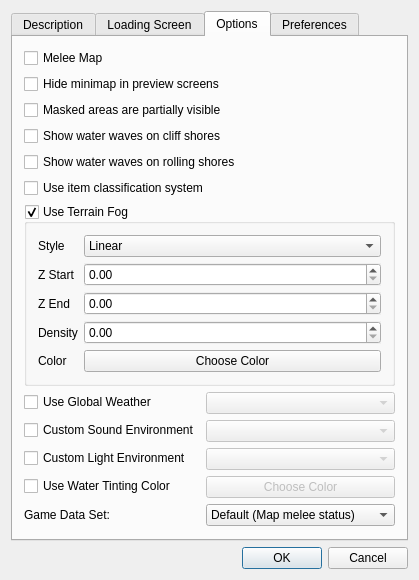
<?xml version="1.0" encoding="UTF-8"?>
<ui version="4.0">
 <class>CreationScreen</class>
 <widget class="QDialog" name="CreationScreen">
  <property name="windowModality">
   <enum>Qt::ApplicationModal</enum>
  </property>
  <property name="geometry">
   <rect>
    <x>0</x>
    <y>0</y>
    <width>376</width>
    <height>527</height>
   </rect>
  </property>
  <property name="windowTitle">
   <string>CreationScreen</string>
  </property>
  <layout class="QVBoxLayout" name="verticalLayout_5">
   <item>
    <layout class="QVBoxLayout" name="verticalLayout">
     <item>
      <widget class="QTabWidget" name="tabs">
       <property name="currentIndex">
        <number>2</number>
       </property>
       <property name="usesScrollButtons">
        <bool>false</bool>
       </property>
       <widget class="QWidget" name="tab">
        <attribute name="title">
         <string>Description</string>
        </attribute>
        <layout class="QVBoxLayout" name="verticalLayout_2">
         <item>
          <widget class="QLabel" name="label">
           <property name="text">
            <string>Name:</string>
           </property>
          </widget>
         </item>
         <item>
          <widget class="QLineEdit" name="name"/>
         </item>
         <item>
          <widget class="QLabel" name="label_2">
           <property name="text">
            <string>Suggested Players:</string>
           </property>
          </widget>
         </item>
         <item>
          <widget class="QLineEdit" name="suggestedPlayers"/>
         </item>
         <item>
          <widget class="QLabel" name="label_3">
           <property name="text">
            <string>Description</string>
           </property>
          </widget>
         </item>
         <item>
          <widget class="QPlainTextEdit" name="description"/>
         </item>
         <item>
          <widget class="QLabel" name="label_4">
           <property name="text">
            <string>Author</string>
           </property>
          </widget>
         </item>
         <item>
          <widget class="QLineEdit" name="author"/>
         </item>
         <item>
          <layout class="QHBoxLayout" name="horizontalLayout">
           <item>
            <widget class="QLabel" name="label_5">
             <property name="text">
              <string>Map Version:</string>
             </property>
            </widget>
           </item>
           <item>
            <widget class="QLabel" name="mapVersion">
             <property name="text">
              <string/>
             </property>
            </widget>
           </item>
           <item>
            <spacer name="horizontalSpacer">
             <property name="orientation">
              <enum>Qt::Horizontal</enum>
             </property>
             <property name="sizeHint" stdset="0">
              <size>
               <width>40</width>
               <height>20</height>
              </size>
             </property>
            </spacer>
           </item>
           <item>
            <widget class="QLabel" name="label_6">
             <property name="text">
              <string>Editor Version:</string>
             </property>
            </widget>
           </item>
           <item>
            <widget class="QLabel" name="editorVersion">
             <property name="text">
              <string/>
             </property>
            </widget>
           </item>
          </layout>
         </item>
        </layout>
       </widget>
       <widget class="QWidget" name="tab_4">
        <attribute name="title">
         <string>Loading Screen</string>
        </attribute>
        <layout class="QVBoxLayout" name="verticalLayout_4">
         <item>
          <widget class="QLabel" name="label_7">
           <property name="text">
            <string>Loading Screen Graphic</string>
           </property>
          </widget>
         </item>
         <item>
          <layout class="QFormLayout" name="formLayout_3">
           <item row="0" column="0">
            <widget class="QRadioButton" name="useDefaultLoadingScreen">
             <property name="text">
              <string>Use Default Screen</string>
             </property>
             <attribute name="buttonGroup">
              <string notr="true">loadingScreenGraphicGroup</string>
             </attribute>
            </widget>
           </item>
           <item row="1" column="0">
            <widget class="QRadioButton" name="useCampaignLoadingScreen">
             <property name="text">
              <string>Use Campaign Screen</string>
             </property>
             <attribute name="buttonGroup">
              <string notr="true">loadingScreenGraphicGroup</string>
             </attribute>
            </widget>
           </item>
           <item row="2" column="0">
            <widget class="QRadioButton" name="useImportedLoadingScreen">
             <property name="text">
              <string>Use Imported File</string>
             </property>
             <attribute name="buttonGroup">
              <string notr="true">loadingScreenGraphicGroup</string>
             </attribute>
            </widget>
           </item>
           <item row="1" column="1">
            <widget class="QComboBox" name="campaignLoadingScreen">
             <property name="enabled">
              <bool>false</bool>
             </property>
             <property name="maxVisibleItems">
              <number>20</number>
             </property>
            </widget>
           </item>
           <item row="2" column="1">
            <widget class="QComboBox" name="importedLoadingScreen">
             <property name="enabled">
              <bool>false</bool>
             </property>
             <property name="maxVisibleItems">
              <number>20</number>
             </property>
            </widget>
           </item>
          </layout>
         </item>
         <item>
          <widget class="QLabel" name="label_14">
           <property name="text">
            <string>Loading Screen Title</string>
           </property>
          </widget>
         </item>
         <item>
          <widget class="QLineEdit" name="loadingScreenTitle"/>
         </item>
         <item>
          <widget class="QLabel" name="label_15">
           <property name="text">
            <string>Loading Screen Subtitle</string>
           </property>
          </widget>
         </item>
         <item>
          <widget class="QLineEdit" name="loadingScreenSubtitle"/>
         </item>
         <item>
          <widget class="QLabel" name="label_16">
           <property name="text">
            <string>Loading Screen Text</string>
           </property>
          </widget>
         </item>
         <item>
          <widget class="QPlainTextEdit" name="loadingScreenText"/>
         </item>
        </layout>
       </widget>
       <widget class="QWidget" name="tab_2">
        <attribute name="title">
         <string>Options</string>
        </attribute>
        <layout class="QVBoxLayout" name="verticalLayout_3">
         <item>
          <widget class="QCheckBox" name="meleeMap">
           <property name="text">
            <string>Melee Map</string>
           </property>
          </widget>
         </item>
         <item>
          <widget class="QCheckBox" name="hideMinimapPreview">
           <property name="text">
            <string>Hide minimap in preview screens</string>
           </property>
          </widget>
         </item>
         <item>
          <widget class="QCheckBox" name="maskedPartiallyVisible">
           <property name="text">
            <string>Masked areas are partially visible</string>
           </property>
          </widget>
         </item>
         <item>
          <widget class="QCheckBox" name="cliffWaves">
           <property name="text">
            <string>Show water waves on cliff shores</string>
           </property>
          </widget>
         </item>
         <item>
          <widget class="QCheckBox" name="rollingShoreWaves">
           <property name="text">
            <string>Show water waves on rolling shores</string>
           </property>
          </widget>
         </item>
         <item>
          <widget class="QCheckBox" name="itemClassification">
           <property name="text">
            <string>Use item classification system</string>
           </property>
          </widget>
         </item>
         <item>
          <widget class="QGroupBox" name="terrainFogBox">
           <property name="title">
            <string>Use Terrain Fog</string>
           </property>
           <property name="checkable">
            <bool>true</bool>
           </property>
           <layout class="QFormLayout" name="formLayout">
            <item row="0" column="0">
             <widget class="QLabel" name="label_8">
              <property name="text">
               <string>Style</string>
              </property>
             </widget>
            </item>
            <item row="0" column="1">
             <widget class="QComboBox" name="fogStyle">
              <item>
               <property name="text">
                <string>Linear</string>
               </property>
              </item>
              <item>
               <property name="text">
                <string>Exponential 1</string>
               </property>
              </item>
              <item>
               <property name="text">
                <string>Exponential 2</string>
               </property>
              </item>
             </widget>
            </item>
            <item row="1" column="0">
             <widget class="QLabel" name="label_9">
              <property name="text">
               <string>Z Start</string>
              </property>
             </widget>
            </item>
            <item row="1" column="1">
             <widget class="QDoubleSpinBox" name="fogZStart">
              <property name="autoFillBackground">
               <bool>true</bool>
              </property>
              <property name="frame">
               <bool>true</bool>
              </property>
              <property name="maximum">
               <double>100000.000000000000000</double>
              </property>
             </widget>
            </item>
            <item row="2" column="0">
             <widget class="QLabel" name="label_10">
              <property name="text">
               <string>Z End</string>
              </property>
             </widget>
            </item>
            <item row="2" column="1">
             <widget class="QDoubleSpinBox" name="fogZEnd">
              <property name="autoFillBackground">
               <bool>true</bool>
              </property>
              <property name="frame">
               <bool>true</bool>
              </property>
              <property name="maximum">
               <double>100000.000000000000000</double>
              </property>
             </widget>
            </item>
            <item row="3" column="0">
             <widget class="QLabel" name="label_11">
              <property name="text">
               <string>Density</string>
              </property>
             </widget>
            </item>
            <item row="3" column="1">
             <widget class="QDoubleSpinBox" name="fogDensity">
              <property name="autoFillBackground">
               <bool>true</bool>
              </property>
              <property name="frame">
               <bool>true</bool>
              </property>
              <property name="maximum">
               <double>100.000000000000000</double>
              </property>
             </widget>
            </item>
            <item row="4" column="0">
             <widget class="QLabel" name="label_12">
              <property name="text">
               <string>Color</string>
              </property>
             </widget>
            </item>
            <item row="4" column="1">
             <widget class="ColorButton" name="fogColor">
              <property name="text">
               <string>Choose Color</string>
              </property>
             </widget>
            </item>
           </layout>
          </widget>
         </item>
         <item>
          <layout class="QFormLayout" name="formLayout_2">
           <item row="0" column="0">
            <widget class="QCheckBox" name="globalWeather">
             <property name="text">
              <string>Use Global Weather</string>
             </property>
            </widget>
           </item>
           <item row="0" column="1">
            <widget class="QComboBox" name="globalWeatherCombo">
             <property name="enabled">
              <bool>false</bool>
             </property>
             <property name="maxVisibleItems">
              <number>20</number>
             </property>
            </widget>
           </item>
           <item row="1" column="0">
            <widget class="QCheckBox" name="customSound">
             <property name="text">
              <string>Custom Sound Environment</string>
             </property>
            </widget>
           </item>
           <item row="1" column="1">
            <widget class="QComboBox" name="customSoundCombo">
             <property name="enabled">
              <bool>false</bool>
             </property>
            </widget>
           </item>
           <item row="2" column="0">
            <widget class="QCheckBox" name="customLighting">
             <property name="text">
              <string>Custom Light Environment</string>
             </property>
            </widget>
           </item>
           <item row="2" column="1">
            <widget class="QComboBox" name="customLightingCombo">
             <property name="enabled">
              <bool>false</bool>
             </property>
             <property name="maxVisibleItems">
              <number>20</number>
             </property>
            </widget>
           </item>
           <item row="4" column="0">
            <widget class="QLabel" name="label_13">
             <property name="text">
              <string>Game Data Set:</string>
             </property>
            </widget>
           </item>
           <item row="4" column="1">
            <widget class="QComboBox" name="gameDataSet">
             <item>
              <property name="text">
               <string>Default (Map melee status)</string>
              </property>
             </item>
             <item>
              <property name="text">
               <string>Custom (TFT 1.02, RoC 1.01)</string>
              </property>
             </item>
             <item>
              <property name="text">
               <string>Melee (Latest Patch)</string>
              </property>
             </item>
            </widget>
           </item>
           <item row="3" column="0">
            <widget class="QCheckBox" name="waterTinting">
             <property name="text">
              <string>Use Water Tinting Color</string>
             </property>
            </widget>
           </item>
           <item row="3" column="1">
            <widget class="ColorButton" name="waterColor">
             <property name="enabled">
              <bool>false</bool>
             </property>
             <property name="text">
              <string>Choose Color</string>
             </property>
            </widget>
           </item>
          </layout>
         </item>
        </layout>
       </widget>
       <widget class="QWidget" name="tab_5">
        <attribute name="title">
         <string>Preferences</string>
        </attribute>
        <layout class="QFormLayout" name="formLayout_9">
         <item row="0" column="0">
          <widget class="QLineEdit" name="height"/>
         </item>
         <item row="0" column="1">
          <widget class="QLabel" name="label_17">
           <property name="text">
            <string>Height</string>
           </property>
          </widget>
         </item>
         <item row="1" column="0">
          <widget class="QLineEdit" name="width"/>
         </item>
         <item row="1" column="1">
          <widget class="QLabel" name="label_18">
           <property name="text">
            <string>Width</string>
           </property>
          </widget>
         </item>
        </layout>
       </widget>
      </widget>
     </item>
     <item>
      <widget class="QDialogButtonBox" name="buttonBox">
       <property name="standardButtons">
        <set>QDialogButtonBox::Cancel|QDialogButtonBox::Ok</set>
       </property>
      </widget>
     </item>
    </layout>
   </item>
  </layout>
 </widget>
 <layoutdefault spacing="6" margin="11"/>
 <customwidgets>
  <customwidget>
   <class>ColorButton</class>
   <extends>QPushButton</extends>
   <header>ColorButton.h</header>
  </customwidget>
 </customwidgets>
 <resources/>
 <connections>
  <connection>
   <sender>useImportedLoadingScreen</sender>
   <signal>toggled(bool)</signal>
   <receiver>importedLoadingScreen</receiver>
   <slot>setEnabled(bool)</slot>
   <hints>
    <hint type="sourcelabel">
     <x>109</x>
     <y>120</y>
    </hint>
    <hint type="destinationlabel">
     <x>168</x>
     <y>120</y>
    </hint>
   </hints>
  </connection>
  <connection>
   <sender>useCampaignLoadingScreen</sender>
   <signal>toggled(bool)</signal>
   <receiver>campaignLoadingScreen</receiver>
   <slot>setEnabled(bool)</slot>
   <hints>
    <hint type="sourcelabel">
     <x>119</x>
     <y>92</y>
    </hint>
    <hint type="destinationlabel">
     <x>179</x>
     <y>93</y>
    </hint>
   </hints>
  </connection>
  <connection>
   <sender>globalWeather</sender>
   <signal>toggled(bool)</signal>
   <receiver>globalWeatherCombo</receiver>
   <slot>setEnabled(bool)</slot>
   <hints>
    <hint type="sourcelabel">
     <x>121</x>
     <y>351</y>
    </hint>
    <hint type="destinationlabel">
     <x>242</x>
     <y>357</y>
    </hint>
   </hints>
  </connection>
  <connection>
   <sender>customSound</sender>
   <signal>toggled(bool)</signal>
   <receiver>customSoundCombo</receiver>
   <slot>setEnabled(bool)</slot>
   <hints>
    <hint type="sourcelabel">
     <x>129</x>
     <y>377</y>
    </hint>
    <hint type="destinationlabel">
     <x>225</x>
     <y>384</y>
    </hint>
   </hints>
  </connection>
  <connection>
   <sender>customLighting</sender>
   <signal>toggled(bool)</signal>
   <receiver>customLightingCombo</receiver>
   <slot>setEnabled(bool)</slot>
   <hints>
    <hint type="sourcelabel">
     <x>151</x>
     <y>408</y>
    </hint>
    <hint type="destinationlabel">
     <x>210</x>
     <y>408</y>
    </hint>
   </hints>
  </connection>
  <connection>
   <sender>waterTinting</sender>
   <signal>toggled(bool)</signal>
   <receiver>waterColor</receiver>
   <slot>setEnabled(bool)</slot>
   <hints>
    <hint type="sourcelabel">
     <x>130</x>
     <y>434</y>
    </hint>
    <hint type="destinationlabel">
     <x>218</x>
     <y>435</y>
    </hint>
   </hints>
  </connection>
 </connections>
 <buttongroups>
  <buttongroup name="loadingScreenGraphicGroup"/>
 </buttongroups>
</ui>
